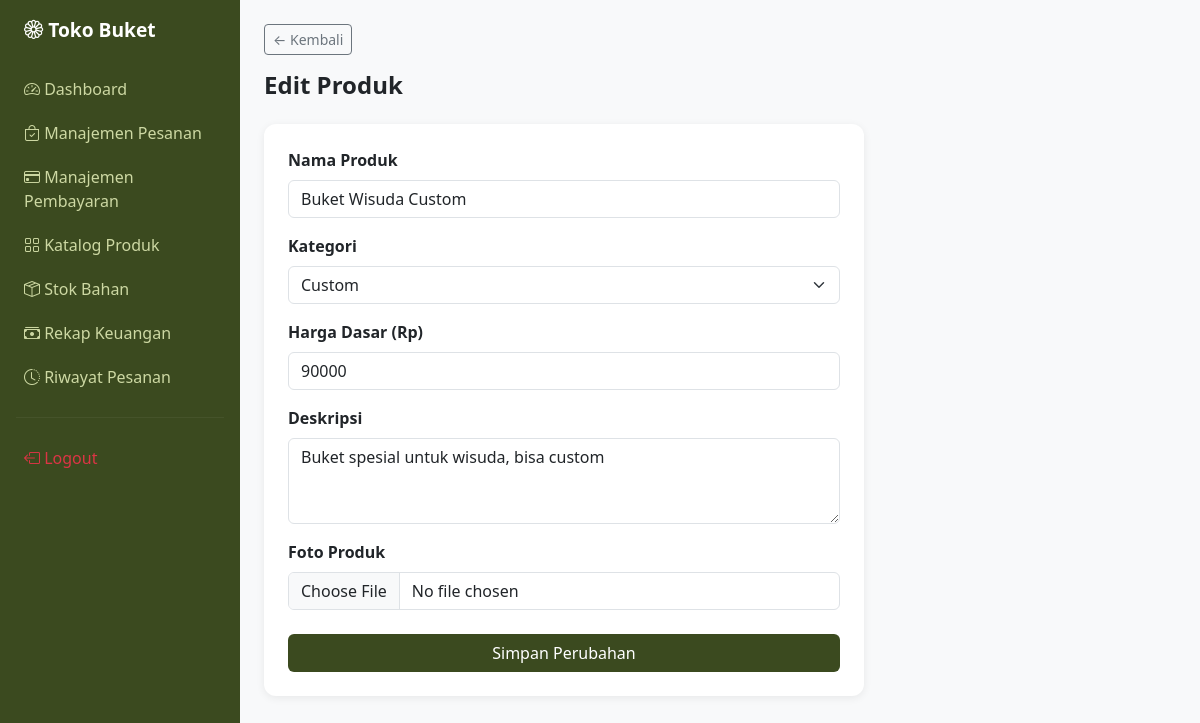
Screenshot of /index.php?page=katalog_admin&action=edit&id=4 (signed in) with the database file from the repository.
### tables this page shows
CREATE TABLE katalog (
    id INT AUTO_INCREMENT PRIMARY KEY,
    nama VARCHAR(100) NOT NULL,
    deskripsi TEXT,
    harga_dasar INT NOT NULL,
    kategori VARCHAR(50),
    foto VARCHAR(255),
    ditambahkan_oleh INT,
    created_at DATETIME DEFAULT CURRENT_TIMESTAMP,
    FOREIGN KEY (ditambahkan_oleh) REFERENCES admin(id) ON DELETE SET NULL
);

### controllers/KatalogController.php (called while the page is built, shortened)
<?php
require_once __DIR__ . '/../config/database.php';
require_once __DIR__ . '/../models/KatalogModel.php';
class KatalogController {
    private $katalogModel;
    public function __construct() {
        $this->katalogModel = new KatalogModel();
    }
    public function edit($id) {
        $produk = $this->katalogModel->getById($id);
        require_once __DIR__ . '/../views/admin/katalog_form.php';
    }
}

### config/database.php (called while the page is built, shortened)
<?php
function getDB() {
    static $conn = null;
    if ($conn === null) {
        $conn = new mysqli(DB_HOST, DB_USER, DB_PASS, DB_NAME);
        $conn->set_charset('utf8mb4');
    }
    return $conn;
}

### models/KatalogModel.php (called while the page is built, shortened)
<?php
require_once __DIR__ . '/../config/database.php';
class KatalogModel {
    private $db;
    public function __construct() {
        $this->db = getDB();
    }
    public function getById($id) {
        $stmt = $this->db->prepare("SELECT * FROM katalog WHERE id = ? LIMIT 1");
        $stmt->bind_param("i", $id);
        $stmt->execute();
        return $stmt->get_result()->fetch_assoc();
    }
}

### views/admin/katalog_form.php (the view, shortened to what this page needs)
<?php require_once __DIR__ . '/../layouts/header.php'; ?>
<?php require_once __DIR__ . '/../layouts/sidebar.php'; ?>
<div class="flex-grow-1 p-4">
    <a href="index.php?page=katalog_admin" class="btn btn-sm btn-outline-secondary mb-3">&larr; Kembali</a>
    <h4 class="fw-bold mb-4"><?= isset($produk) ? 'Edit Produk' : 'Tambah Produk Baru' ?></h4>
    <div class="card p-4" style="max-width:600px">
        <form method="POST" action="index.php?page=katalog_admin&action=<?= isset($produk)?'update':'simpan' ?>" enctype="multipart/form-data">
            <div class="mb-3">
                <label class="form-label fw-semibold">Nama Produk</label>
                <input type="text" name="nama" class="form-control" value="<?= isset($produk)?htmlspecialchars($produk['nama']):'' ?>" required>
            </div>
            <div class="mb-3">
                <label class="form-label fw-semibold">Kategori</label>
                <select name="kategori" class="form-select">
                    <option value="custom" <?= (isset($produk)&&$produk['kategori']==='custom')?'selected':'' ?>>Custom</option>
                </select>
            </div>
            <div class="mb-3">
                <label class="form-label fw-semibold">Harga Dasar (Rp)</label>
                <input type="number" name="harga_dasar" class="form-control" value="<?= isset($produk)?$produk['harga_dasar']:'' ?>" min="0" required>
            </div>
            <div class="mb-3">
                <label class="form-label fw-semibold">Deskripsi</label>
                <textarea name="deskripsi" class="form-control" rows="3"><?= isset($produk)?htmlspecialchars($produk['deskripsi']):'' ?></textarea>
            </div>
            <div class="mb-4">
                <label class="form-label fw-semibold">Foto Produk</label>
                <input type="file" name="foto" class="form-control" accept="image/*">
            </div>
            <button type="submit" class="btn text-white w-100" style="background:#3B4A1F">
                <?= isset($produk) ? 'Simpan Perubahan' : 'Tambah Produk' ?>
            </button>
        </form>
    </div>
</div>
<?php require_once __DIR__ . '/../layouts/footer.php'; ?>

### views/layouts/header.php (style rules this page uses)
body { background: #f8f9fa; }
.card { border: none; border-radius: 12px; box-shadow: 0 2px 8px rgba(0,0,0,0.07); }

### rows the page displays
katalog: nama "Buket Wisuda Custom", kategori "Custom", harga_dasar "90000", deskripsi "Buket spesial untuk wisuda, bisa custom"

### other values shown
APP_NAME "Toko Buket"
